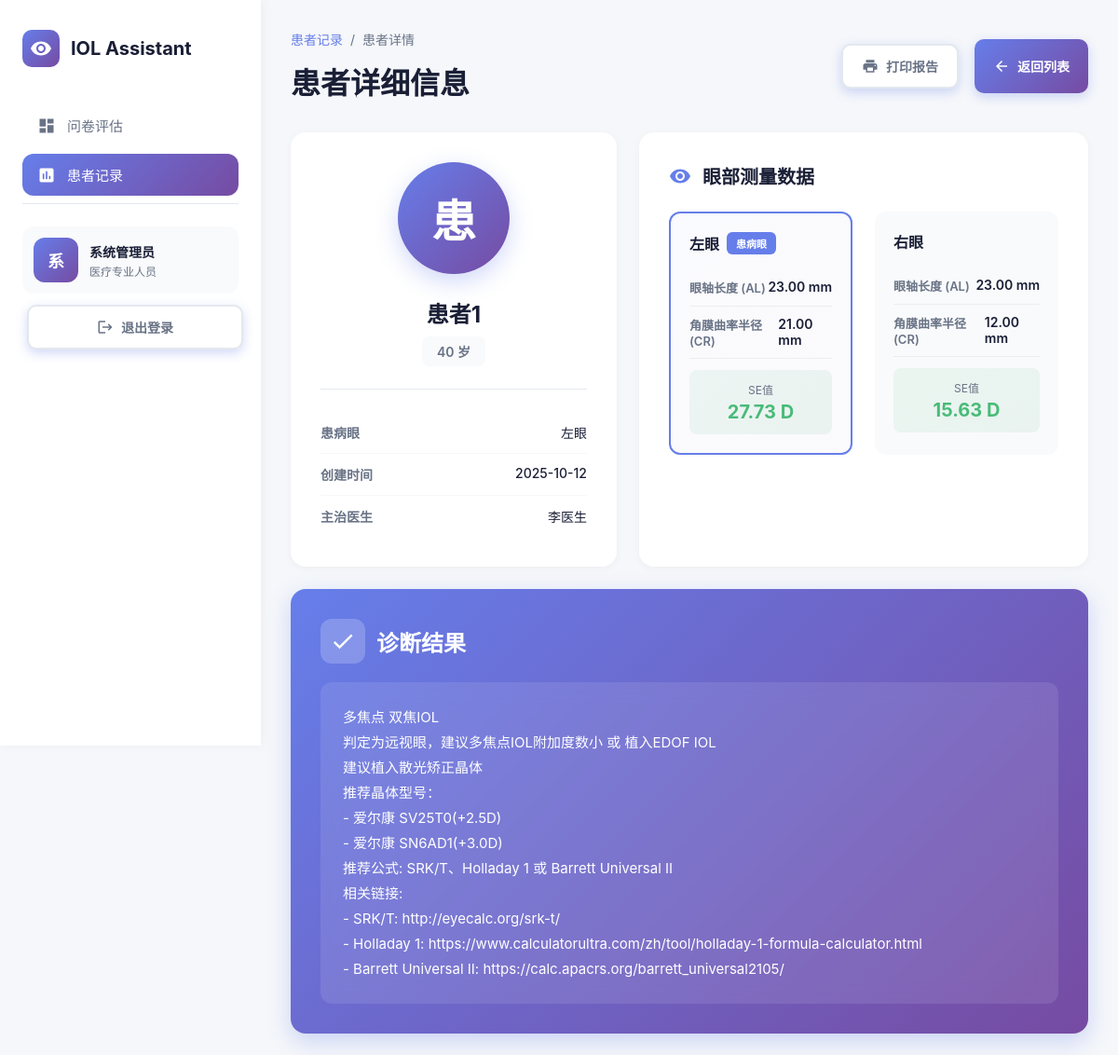
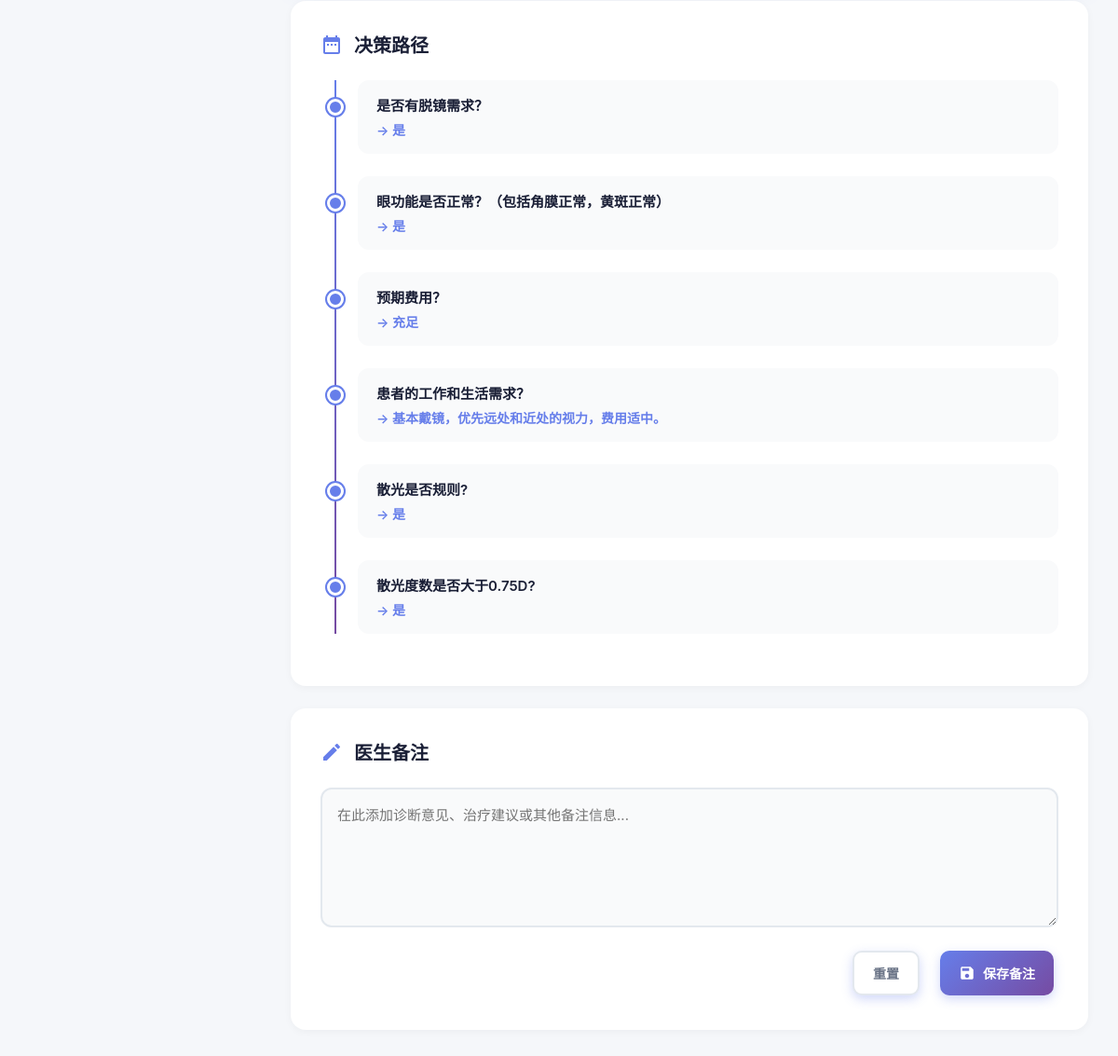
/patient/1 (signed in), run on the app's committed database (2 pictures, top to bottom).
### tables this page shows
CREATE TABLE results (
            id INTEGER PRIMARY KEY AUTOINCREMENT,
            user_id INTEGER,
            patient_name TEXT,
            patient_age INTEGER,
            patient_phone TEXT,
            patient_gender TEXT,
            left_eye_al REAL,
            left_eye_cr REAL,
            right_eye_al REAL,
            right_eye_cr REAL,
            affected_eye TEXT,
            se_value REAL,
            answered_questions TEXT,
            result TEXT,
            doctor_notes TEXT,
            created_at TIMESTAMP DEFAULT CURRENT_TIMESTAMP,
            updated_at TIMESTAMP DEFAULT CURRENT_TIMESTAMP,
            FOREIGN KEY (user_id) REFERENCES users (id)
        );

CREATE TABLE users (
            id INTEGER PRIMARY KEY AUTOINCREMENT,
            username TEXT UNIQUE NOT NULL,
            password TEXT NOT NULL,
            email TEXT,
            full_name TEXT,
            role TEXT DEFAULT 'doctor',
            is_active INTEGER DEFAULT 1,
            created_at TIMESTAMP DEFAULT CURRENT_TIMESTAMP
        );

### app.py (the view)
@app.route('/patient/<int:id>')
@login_required
def patient_detail(id):
    conn = get_db_connection()
    if session.get('role') == 'admin':
        patient = conn.execute('''
            SELECT r.*, u.username, u.full_name as doctor_name
            FROM results r
            JOIN users u ON r.user_id = u.id
            WHERE r.id = ?
        ''', (id,)).fetchone()
    else:
        patient = conn.execute('''
            SELECT * FROM results
            WHERE id = ? AND user_id = ?
        ''', (id, session['user_id'])).fetchone()
    conn.close()
    if not patient:
        return redirect(url_for('show_result'))
    patient_dict = dict(patient)
    if patient_dict.get('answered_questions'):
        try:
            questions_str = patient_dict['answered_questions'].replace("'", '"')
            patient_dict['answered_questions_list'] = json.loads(questions_str)
        except (json.JSONDecodeError, AttributeError, TypeError):
            patient_dict['answered_questions_list'] = []
    else:
        patient_dict['answered_questions_list'] = []
    return render_template('patient_detail.html',
                           patient=patient_dict,
                           username=session.get('full_name') or session.get('username'),
                           role=session.get('role'))

### app.py (called while the page is built)
def get_db_connection():
    conn = sqlite3.connect('results.db')
    conn.row_factory = sqlite3.Row
    return conn

def login_required(f):
    @wraps(f)
    def decorated_function(*args, **kwargs):
        if 'user_id' not in session:
            return redirect(url_for('login'))
        return f(*args, **kwargs)
    return decorated_function

### templates/patient_detail.html (shortened to what this page needs)
<!DOCTYPE html>
<html lang="zh-CN">
<head>
    <link rel="stylesheet" href="/styles.css">
</head>
<body>
    <div class="dashboard">
        <aside class="sidebar">
            <div class="logo">
                <div class="logo-icon">
                    <svg width="24" height="24" viewBox="0 0 24 24" fill="white">
                        <path d="M12 4.5C7 4.5 2.73 7.61 1 12c1.73 4.39 6 7.5 11 7.5s9.27-3.11 11-7.5c-1.73-4.39-6-7.5-11-7.5zM12 17c-2.76 0-5-2.24-5-5s2.24-5 5-5 5 2.24 5 5-2.24 5-5 5zm0-8c-1.66 0-3 1.34-3 3s1.34 3 3 3 3-1.34 3-3-1.34-3-3-3z"/>
                    </svg>
                </div>
                <h1>IOL Assistant</h1>
            </div>
            <ul class="nav-menu">
                <li class="nav-item">
                    <a href="/" class="nav-link">
                        <svg class="nav-icon" viewBox="0 0 24 24" fill="currentColor">
                            <path d="M3 13h8V3H3v10zm0 8h8v-6H3v6zm10 0h8V11h-8v10zm0-18v6h8V3h-8z"/>
                        </svg>
                        <span>问卷评估</span>
                    </a>
                </li>
                <li class="nav-item">
                    <a href="/show_result" class="nav-link active">
                        <svg class="nav-icon" viewBox="0 0 24 24" fill="currentColor">
                            <path d="M19 3H5c-1.1 0-2 .9-2 2v14c0 1.1.9 2 2 2h14c1.1 0 2-.9 2-2V5c0-1.1-.9-2-2-2zM9 17H7v-7h2v7zm4 0h-2V7h2v10zm4 0h-2v-4h2v4z"/>
                        </svg>
                        <span>患者记录</span>
                    </a>
                </li>
            </ul>
            <div class="user-profile">
                <div class="user-card">
                    <div class="user-avatar">{{ username[0] if username else 'U' }}</div>
                    <div class="user-info">
                        <h3>{{ username or '用户' }}</h3>
                        <p>医疗专业人员</p>
                    </div>
                </div>
                <button class="logout-btn" onclick="logout()">
                    <svg width="18" height="18" viewBox="0 0 24 24" fill="currentColor">
                        <path d="M17 7l-1.41 1.41L18.17 11H8v2h10.17l-2.58 2.58L17 17l5-5zM4 5h8V3H4c-1.1 0-2 .9-2 2v14c0 1.1.9 2 2 2h8v-2H4V5z"/>
                    </svg>
                    退出登录
                </button>
            </div>
        </aside>
        <main class="main-content">
            <div class="page-header">
                <div>
                    <div class="breadcrumb">
                        <a href="/show_result">患者记录</a>
                        <span>/</span>
                        <span>患者详情</span>
                    </div>
                    <div class="page-title">
                        <h1>患者详细信息</h1>
                    </div>
                </div>
                <div class="action-buttons">
                    <button class="btn btn-secondary" onclick="window.print()">
                        <svg width="18" height="18" viewBox="0 0 24 24" fill="currentColor">
                            <path d="M19 8H5c-1.66 0-3 1.34-3 3v6h4v4h12v-4h4v-6c0-1.66-1.34-3-3-3zm-3 11H8v-5h8v5zm3-7c-.55 0-1-.45-1-1s.45-1 1-1 1 .45 1 1-.45 1-1 1zm-1-9H6v4h12V3z"/>
                        </svg>
                        打印报告
                    </button>
                    <a href="/show_result" class="btn btn-primary">
                        <svg width="18" height="18" viewBox="0 0 24 24" fill="currentColor">
                            <path d="M20 11H7.83l5.59-5.59L12 4l-8 8 8 8 1.41-1.41L7.83 13H20v-2z"/>
                        </svg>
                        返回列表
                    </a>
                </div>
            </div>
            <div class="info-grid">
                <div class="patient-card">
                    <div class="patient-avatar-large">
                        {{ patient.patient_name[0] if patient.patient_name else 'P' }}
                    </div>
                    <div class="patient-name">{{ patient.patient_name }}</div>
                    <div class="patient-meta">
                        <span class="meta-badge">{{ patient.patient_age }} 岁</span>
                    </div>
                    <div class="divider"></div>
                    <div class="info-row">
                        <span class="info-label">患病眼</span>
                        <span class="info-value">{{ "左眼" if patient.affected_eye == "left" else "右眼" }}</span>
                    </div>
                    <div class="info-row">
                        <span class="info-label">创建时间</span>
                        <span class="info-value">{{ patient.created_at[:10] }}</span>
                    </div>
                    {% if patient.doctor_name %}
                    <div class="info-row">
                        <span class="info-label">主治医生</span>
                        <span class="info-value">{{ patient.doctor_name }}</span>
                    </div>
                    {% endif %}
                </div>
                <div class="eye-data-card">
                    <div class="card-header">
                        <h3 class="card-title">
                            <svg width="24" height="24" viewBox="0 0 24 24" fill="#667eea">
                                <path d="M12 4.5C7 4.5 2.73 7.61 1 12c1.73 4.39 6 7.5 11 7.5s9.27-3.11 11-7.5c-1.73-4.39-6-7.5-11-7.5zM12 17c-2.76 0-5-2.24-5-5s2.24-5 5-5 5 2.24 5 5-2.24 5-5 5zm0-8c-1.66 0-3 1.34-3 3s1.34 3 3 3 3-1.34 3-3-1.34-3-3-3z"/>
                            </svg>
                            眼部测量数据
                        </h3>
                    </div>
                    <div class="eye-comparison">
                        <div class="eye-section {% if patient.affected_eye == 'left' %}affected{% endif %}">
                            <div class="eye-header">
                                <span class="eye-label">左眼</span>
                                {% if patient.affected_eye == 'left' %}
                                <span class="affected-badge">患病眼</span>
                                {% endif %}
                            </div>
                            <div class="measurement">
                                <span class="measurement-label">眼轴长度 (AL)</span>
                                <span class="measurement-value">
                                    {{ "%.2f mm"|format(patient.left_eye_al) if patient.left_eye_al else "未测量" }}
                                </span>
                            </div>
                            <div class="measurement">
                                <span class="measurement-label">角膜曲率半径 (CR)</span>
                                <span class="measurement-value">
                                    {{ "%.2f mm"|format(patient.left_eye_cr) if patient.left_eye_cr else "未测量" }}
                                </span>
                            </div>
                            {% if patient.left_eye_al and patient.left_eye_cr %}
                            <div class="se-highlight">
                                <div class="se-label">SE值</div>
                                <div class="se-value">
                                    {{ "%.2f D"|format(43.86 - 14.73 * (patient.left_eye_al / patient.left_eye_cr)) }}
                                </div>
                            </div>
                            {% endif %}
                        </div>
                        <div class="eye-section {% if patient.affected_eye == 'right' %}affected{% endif %}">
                            <div class="eye-header">
                                <span class="eye-label">右眼</span>
                            </div>
                            <div class="measurement">
                                <span class="measurement-label">眼轴长度 (AL)</span>
                                <span class="measurement-value">
                                    {{ "%.2f mm"|format(patient.right_eye_al) if patient.right_eye_al else "未测量" }}
                                </span>
                            </div>
                            <div class="measurement">
                                <span class="measurement-label">角膜曲率半径 (CR)</span>
                                <span class="measurement-value">
                                    {{ "%.2f mm"|format(patient.right_eye_cr) if patient.right_eye_cr else "未测量" }}
                                </span>
                            </div>
                            {% if patient.right_eye_al and patient.right_eye_cr %}
                            <div class="se-highlight">
                                <div class="se-label">SE值</div>
                                <div class="se-value">
                                    {{ "%.2f D"|format(43.86 - 14.73 * (patient.right_eye_al / patient.right_eye_cr)) }}
                                </div>
                            </div>
                            {% endif %}
                        </div>
                    </div>
                </div>
            </div>
            <div class="diagnosis-card">
                <div class="diagnosis-header">
                    <div class="diagnosis-icon">
                        <svg width="28" height="28" viewBox="0 0 24 24" fill="white">
                            <path d="M9 16.17L4.83 12l-1.42 1.41L9 19 21 7l-1.41-1.41z"/>
                        </svg>
                    </div>
                    <h2 class="diagnosis-title">诊断结果</h2>
                </div>
                <div class="diagnosis-content">{{ patient.result }}</div>
            </div>
            {% if patient.answered_questions_list %}
            <div class="timeline-card">
                <div class="card-header">
                    <h3 class="card-title">
                        <svg width="24" height="24" viewBox="0 0 24 24" fill="#667eea">
                            <path d="M9 11H7v2h2v-2zm4 0h-2v2h2v-2zm4 0h-2v2h2v-2zm2-7h-1V2h-2v2H8V2H6v2H5c-1.11 0-1.99.9-1.99 2L3 20c0 1.1.89 2 2 2h14c1.1 0 2-.9 2-2V6c0-1.1-.9-2-2-2zm0 16H5V9h14v11z"/>
                        </svg>
                        决策路径
                    </h3>
                </div>
                <div class="timeline">
                    {% for item in patient.answered_questions_list %}
                    <div class="timeline-item">
                        <div class="timeline-question">{{ item.question }}</div>
                        <div class="timeline-answer">→ {{ item.answer }}</div>
                    </div>
                    {% endfor %}
                </div>
            </div>
            {% endif %}
            <div class="notes-card">
                <div class="card-header">
                    <h3 class="card-title">
                        <svg width="24" height="24" viewBox="0 0 24 24" fill="#667eea">
                            <path d="M3 17.25V21h3.75L17.81 9.94l-3.75-3.75L3 17.25zM20.71 7.04c.39-.39.39-1.02 0-1.41l-2.34-2.34c-.39-.39-1.02-.39-1.41 0l-1.83 1.83 3.75 3.75 1.83-1.83z"/>
                        </svg>
                        医生备注
                    </h3>
                </div>
                <textarea
                    class="notes-editor"
                    id="doctorNotes"
                    placeholder="在此添加诊断意见、治疗建议或其他备注信息..."
                >{{ patient.doctor_notes or '' }}</textarea>
                <div class="notes-actions">
                    <button class="btn btn-secondary" onclick="resetNotes()">重置</button>
                    <button class="btn btn-primary" onclick="saveNotes()">
                        <svg width="18" height="18" viewBox="0 0 24 24" fill="currentColor">
                            <path d="M17 3H5c-1.11 0-2 .9-2 2v14c0 1.1.89 2 2 2h14c1.1 0 2-.9 2-2V7l-4-4zm-5 16c-1.66 0-3-1.34-3-3s1.34-3 3-3 3 1.34 3 3-1.34 3-3 3zm3-10H5V5h10v4z"/>
                        </svg>
                        保存备注
                    </button>
                </div>
            </div>
        </main>
    </div>
</body>
</html>

### static/css/styles.css (style rules this page uses)
* { margin: 0; padding: 0; box-sizing: border-box; }
button { margin: 0.3125rem; padding: 0.625rem 1.25rem; border-radius: 10px; background: linear-gradient(135deg, #667eea 0%, #764ba2 100%); color: white; border: none; cursor: pointer; font-size: 1rem; font-weight: 600; transition: all 0.3s ease; box-shadow: 0 4px 12px rgba(102, 126, 234, 0.3); }
.divider { display: flex; align-items: center; margin: 24px 0; color: #697386; font-size: 14px; }
.divider::before, .divider::after { content: ''; flex: 1; height: 1px; background: #e3e8ee; }

### data on the page
results: patient_name "患", patient_name "患者1", patient_age "40", affected_eye "左眼", created_at "2025-10-12", left_eye_al "23.00 mm", left_eye_cr "21.00 mm", 43.86-14.73*(patient.left_eye_al/patient.left_eye_cr) "27.73 D", right_eye_al "23.00 mm", right_eye_cr "12.00 mm", right_eye_al+right_eye_cr "15.63 D", result "多焦点 双焦IOL 判定为远视眼，建议多焦点IOL附加度数小 或 植入EDOF IOL 建议植入散光矫正晶体 推荐晶体型号： - 爱尔康 SV25T0(+2.5D) - 爱尔康 SN6AD1(+3.0D) 推荐公式: SRK/T、Holladay 1 或 Barrett Universal II 相关链接: - SRK/T: http://eyecalc.org/srk-t/ - Holladay 1: https://www.calculatorultra.com/zh/tool/holladay-1-formula-calculator.html - Barrett Universal II: https://calc.apacrs.org/barrett_universal2105/"
users: doctor_name "李医生"

### other printed values
{{ username[0] if username else 'U' }} "系"
{{ username or '用户' }} "系统管理员"
{{ item.question }} "是否有脱镜需求？" "眼功能是否正常？（包括角膜正常，黄斑正常）" "预期费用？" "患者的工作和生活需求？" "散光是否规则?" "散光度数是否大于0.75D?"
{{ item.answer }} "是" "是" "充足" "基本戴镜，优先远处和近处的视力，费用适中。" "是" "是"
